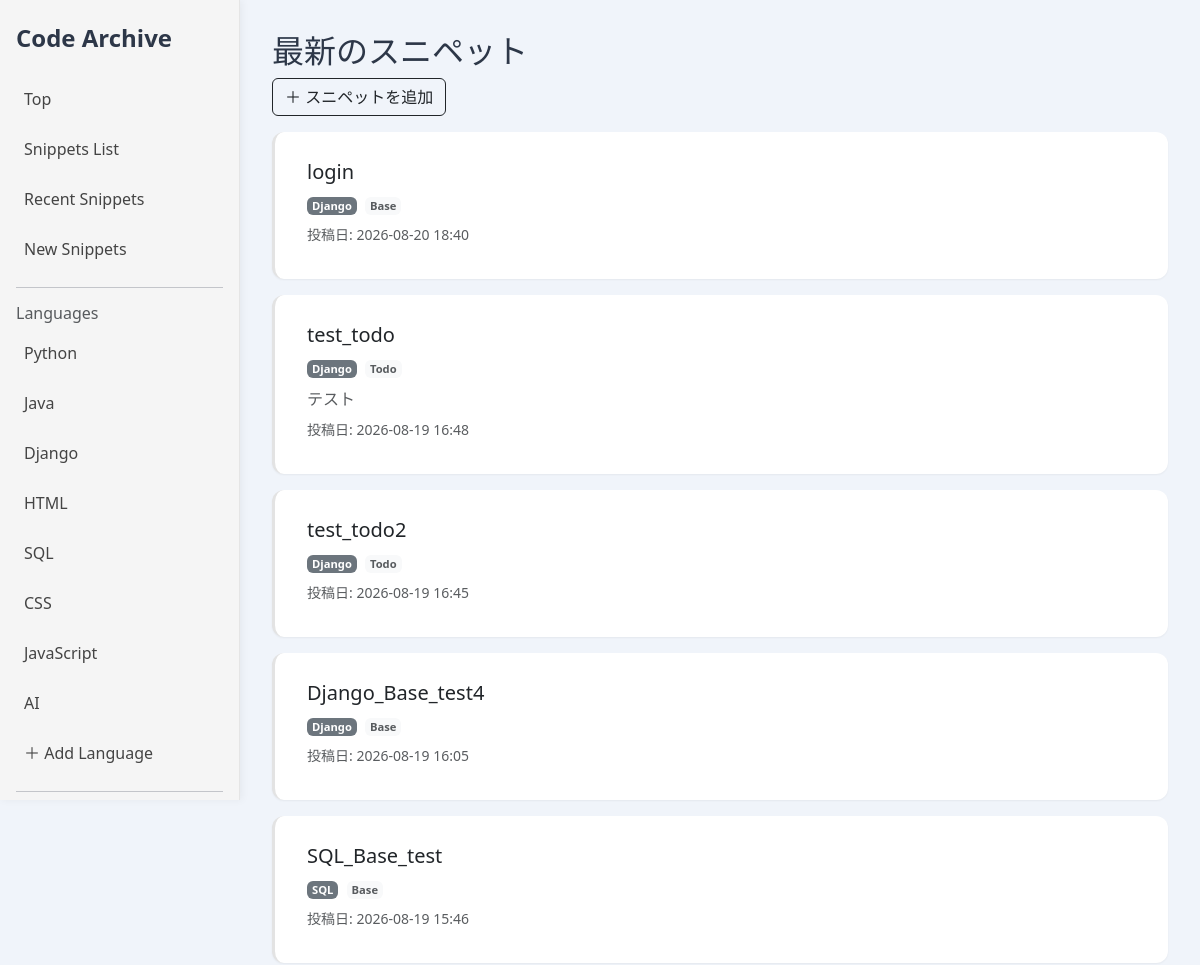
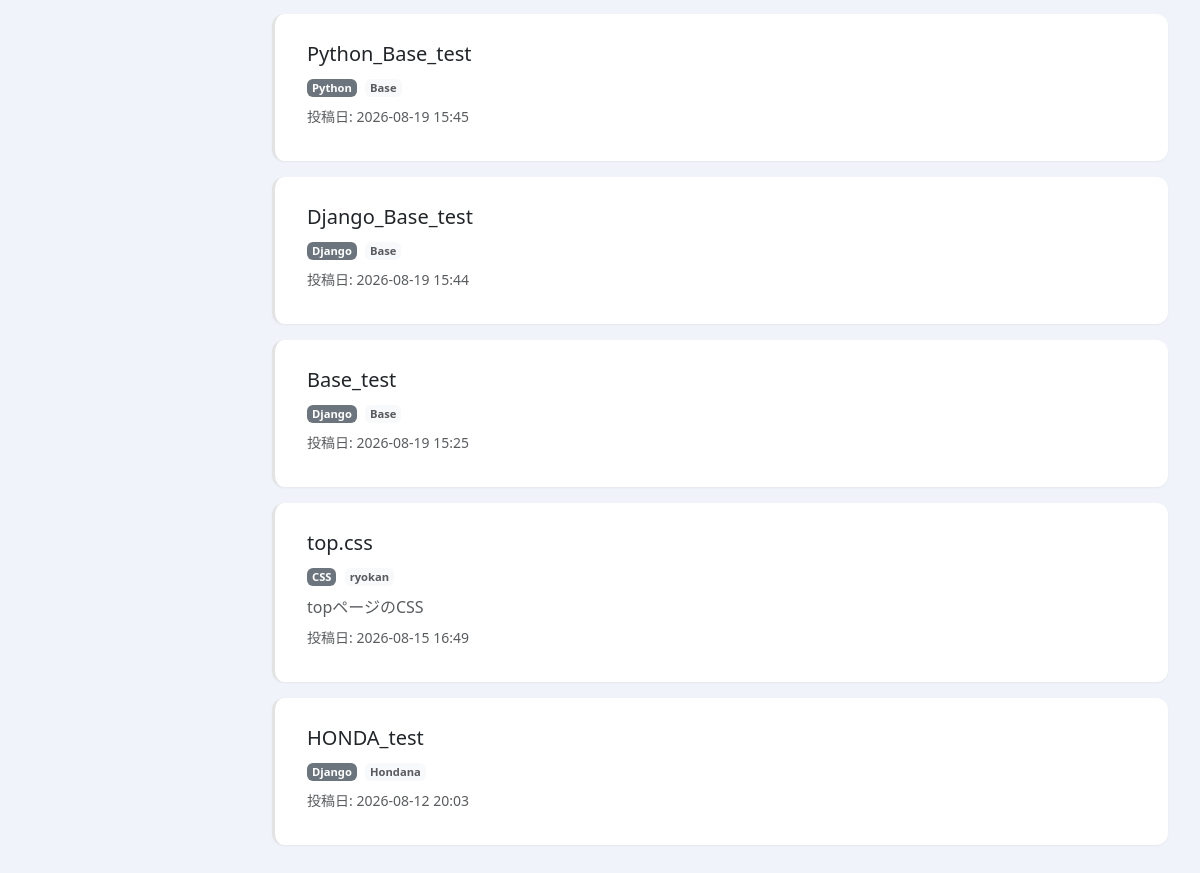
The page /snippets/recent on the database its author committed (2 pictures, top to bottom).
### snippets/models.py (models this page shows, shortened)
class Language(models.Model):
    name = models.CharField(max_length=50)
    default_subcategory = models.ForeignKey(
        'SubCategory',
        null= True,
        blank= True,
        on_delete= models.SET_NULL,
        related_name= 'default_for_language'
    )

class Snippet(models.Model):
    title = models.CharField(max_length=128)
    code = models.TextField(blank=True)
    description = models.TextField(blank=True)
    language = models.ForeignKey(Language,on_delete=models.CASCADE)
    SubCategory = models.ForeignKey(SubCategory,on_delete=models.SET_NULL,null=True,blank=True)
    created_at = models.DateTimeField(auto_now_add=True)

class SubCategory(models.Model):
    language = models.ForeignKey(Language,on_delete=models.CASCADE)
    name = models.CharField(max_length=100)

### snippets/views.py (the view)
# urls.py: path('snippets/recent',views.recent_snippets,name='recent_snippets'),
def recent_snippets(request):
    snippets = Snippet.objects.order_by('-created_at')[:10]
    return render(request,"snippets/snippet.html",{
        "snippets":snippets,
    })

### snippets/context_processors.py (called while the page is built)
def categories(request):
    return{
        "categories":Language.objects.all()
    }

### snippets/templates/snippets/snippet.html
{% extends "snippets/base.html" %}
{% block main %}
<h2>最新のスニペット</h2>
<a href="{% url 'snippet_add' %}" class="btn btn-outline-dark mb-3">
    ＋ スニペットを追加
</a>
{% for s in snippets %}
<a href="{% url 'snippet_detail' s.pk %}" class="snippet-card-link">
    <div class="card mb-3 snippet-card">
        <div class="card-body">
            <h5 class="card-title mb-2">{{ s.title }}</h5>
            <div class="snippet-meta mb-2">
                <span class="badge bg-secondary me-1">{{ s.language.name }}</span>
                <span class="badge bg-light text-muted">{{ s.SubCategory.name }}</span>
            </div>
            {% if s.description %}
            <p class="card-text text-muted">{{ s.description }}</p>
            {% endif %}
            <p class="text-muted small mt-2">
                投稿日: {{ s.created_at|date:"Y-m-d H:i" }}
            </p>
        </div>
    </div>
</a>
{% endfor %}
{% endblock %}

### snippets/templates/snippets/base.html (shortened to what this page needs)
{% load static %}
<html>
<head>
  <link href="https://cdn.jsdelivr.net/npm/bootstrap@5.3.2/dist/css/bootstrap.min.css" rel="stylesheet">
  <link rel="stylesheet" href="{% static 'snippets/style.css' %}">
  <link rel="stylesheet" href="//cdnjs.cloudflare.com/ajax/libs/highlight.js/11.7.0/styles/github.min.css">
</head>
<body class="page-transition">
  <aside id="sidebar" class="sidebar" style="position:fixed; left:0; top:0;">
    <h4 class="fw-bold mb-4">Code Archive</h4>
    <a href="{% url 'top' %}" class="nav-item-link">Top</a>
    <a href="{% url 'snippets_list' %}" class="nav-item-link">Snippets List</a>
    <a href="{% url 'recent_snippets' %}" class="nav-item-link">Recent Snippets</a>
    <a href="{% url 'snippet_add' %}" class="nav-item-link">New Snippets</a>
    <hr>
    <h6 class="text-muted">Languages</h6>
    {% for c in categories %}
      <a href="/languages/{{ c.id }}" class="nav-item-link">{{ c.name }}</a>
    {% endfor %}
    <a href="{% url 'languages_add' %}" class="nav-item-link">＋ Add Language</a>
    <hr>
  </aside>
  <main class="content page-transition">
    {% block main %}{% endblock %}
  </main>
</body>
</html>

### snippets/static/snippets/style.css (style rules this page uses)
.sidebar { position: fixed; width: 240px; height: 100vh; background: #f7f7f7; border-right: 1px solid #e5e5e5; padding: 24px 16px; overflow-y: auto; box-shadow: 2px 0 8px rgba(0, 0, 0, 0.05); left: 0; top: 0; }
.content { padding: 32px; overflow-y: auto; }
.nav-item-link { display: block; padding: 10px 8px; border-radius: 8px; text-decoration: none; color: #444; margin-bottom: 6px; }
.page-transition { animation: slideIn 0.5s ease; }
.sidebar { position: fixed; top: 0; left: 0; width: 240px; height: 100vh; background: #f5f5f5; border-right: 1px solid #e5e5e5; padding: 24px 16px; overflow-y: auto; }
.content { margin-left: 240px; padding: 32px; overflow-y: auto; }
:root { --color-primary: #4a6fa5; --color-primary-dark: #3b5c8a; --color-bg-light: #f0f4fa; --color-text-main: #2d3748; }
body { background: var(--color-bg-light); color: var(--color-text-main); font-family: 'Segoe UI', 'Hiragino Sans', sans-serif; }
.card { border-radius: 14px; background: #ffffff; box-shadow: 0 8px 20px rgba(0, 0, 0, 0.05); border: none; }
.card-body p { margin-bottom: 6px; }
.snippet-card { background: #fff; border-radius: 12px; padding: 20px 24px; box-shadow: 0 2px 6px rgba(0, 0, 0, 0.06); transition: 0.2s ease; cursor: pointer; }
.snippet-card-link { text-decoration: none; color: inherit; display: block; }
.snippet-card { border-left: 3px solid #e3e3e3; padding: 0.75rem 1rem; transition: 0.2s ease; box-shadow: 0 1px 2px rgba(0, 0, 0, 0.05); }
.snippet-meta .badge { font-size: 0.7rem; padding: 3px 5px; }

### rows shown on the page
Language: name "Python"
Language: name "Java"
Language: name "Django"
Language: name "HTML"
Language: name "SQL"
Language: name "CSS"
Language: name "JavaScript"
Language: name "AI"
Snippet: title "login", language.name "Django", SubCategory.name "Base", created_at "2026-08-20 18:40"
Snippet: title "test_todo", language.name "Django", SubCategory.name "Todo", description "テスト", created_at "2026-08-19 16:48"
Snippet: title "test_todo2", language.name "Django", SubCategory.name "Todo", created_at "2026-08-19 16:45"
Snippet: title "Django_Base_test4", language.name "Django", SubCategory.name "Base", created_at "2026-08-19 16:05"
Snippet: title "SQL_Base_test", language.name "SQL", SubCategory.name "Base", created_at "2026-08-19 15:46"
Snippet: title "Python_Base_test", language.name "Python", SubCategory.name "Base", created_at "2026-08-19 15:45"
Snippet: title "Django_Base_test", language.name "Django", SubCategory.name "Base", created_at "2026-08-19 15:44"
Snippet: title "Base_test", language.name "Django", SubCategory.name "Base", created_at "2026-08-19 15:25"
Snippet: title "top.css", language.name "CSS", SubCategory.name "ryokan", description "topページのCSS", created_at "2026-08-15 16:49"
Snippet: title "HONDA_test", language.name "Django", SubCategory.name "Hondana", created_at "2026-08-12 20:03"
